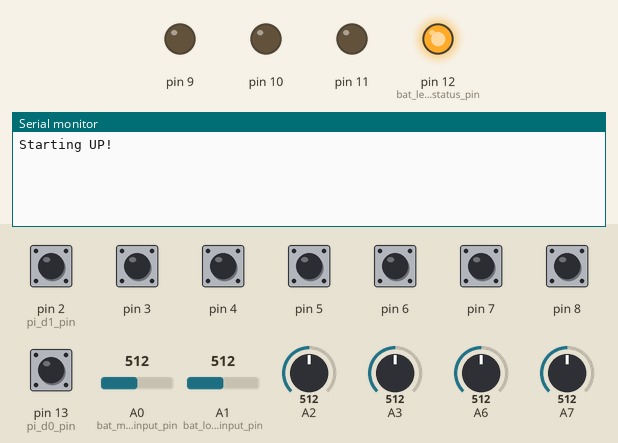
Recording of a sketch running on a simulated Arduino Nano, built with avr-gcc and run on an emulated ATmega328P. On the bench: output pins drawn as LEDs (lit = HIGH), the last lines printed to the serial monitor. The test bench sets the inputs (shaded band); at power-on: pin 2 (pi_d1_pin), pin 3–8, pin 13 (pi_d0_pin) HIGH, A1 (bat_logic_input_pin) = 512, A2 = 512, A3 = 512, A6 = 512, A7 = 512, A0 (bat_motor_input_pin) = 512.

Above: at 1.2 s.
1.3 s: A1 (bat_logic_input_pin) set to 306
At 5.3 s:
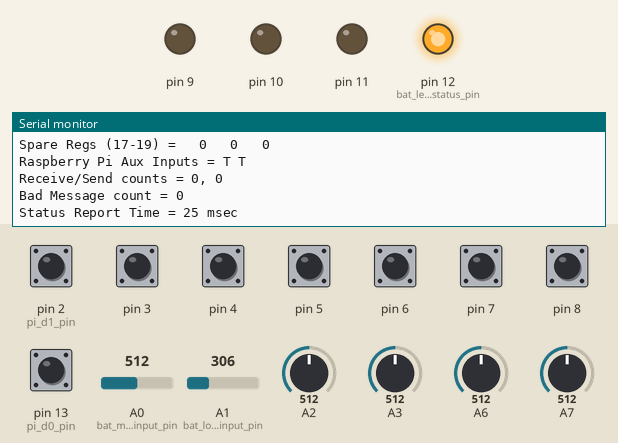
5.4 s: A2 set to 306
9.5 s: A3 set to 306
At 10.6 s:
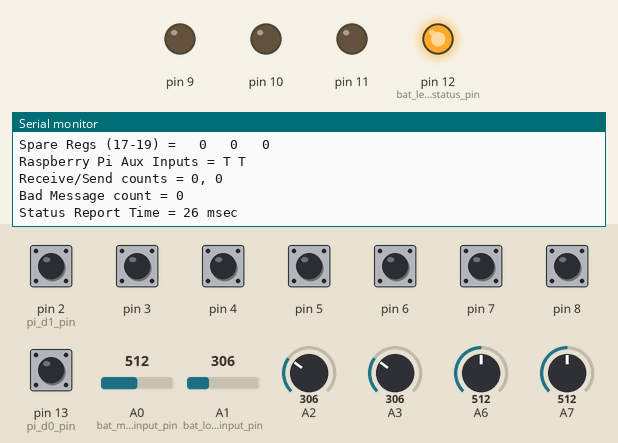
11.5 s: A6 set to 306
At 15.5 s:
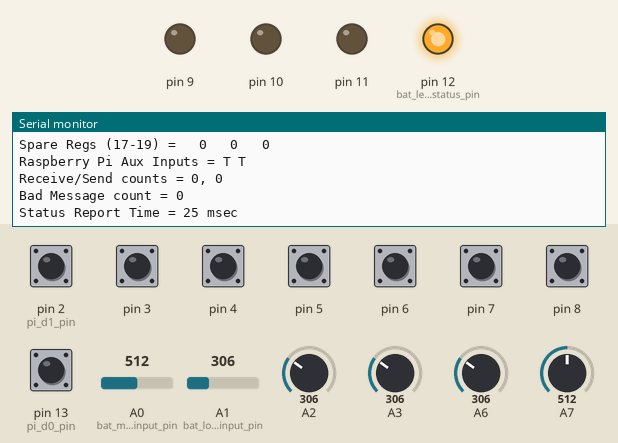
15.6 s: A7 set to 306
19.7 s: pin 2 (pi_d1_pin) pulled LOW for 1 s
Timing chart, 0 to 22.7 s (numbered marks = the images above; inputs shaded):
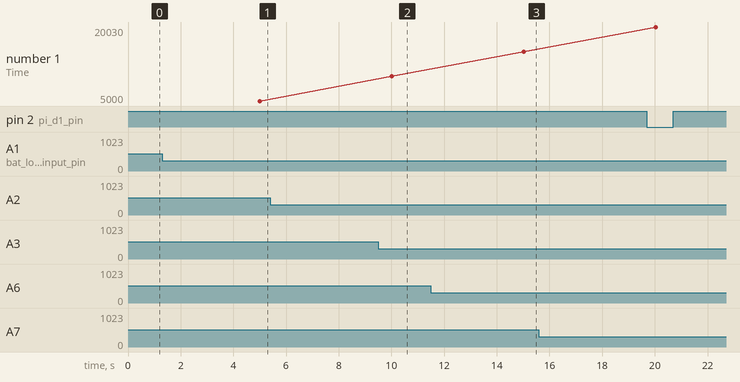

Measured:
- after the input at 1.3 s, the serial monitor: prints a new line after 3.7 s (image 1)
- after the input at 9.5 s, the serial monitor: prints a new line after 0.52 s (image 2)
- after the input at 11.5 s, the serial monitor: prints a new line after 3.5 s (image 3)

The sketch:

RobotRun.ino
```cpp
/*
 * RobotRun -- This code demostrats a basic controller for a water based robot.
 * EPIC Robotz, dlb, Feb 2021
 *
 * Version 1.0 -- Fully Working version with reset feature
 *
 * The configuration is assumed to be:  PC -> (wifi) -> Raspberry pi -> Ardunio -> Hardware.
 * The Raspberry Pi (pi) and the Ardunio communicate over a SPI connection.
 *
 * This code also has a battery monitor -- and will flash a warning LED if the battery
 * voltage drops below approximately 10.5 volts.
 *
 * In Addition -- this program reports status to the serial port connected to the USB of
 * the ardunio once every 5 seconds.
 *
 * Fixed Hardware Setup
 * --------------------
 * Although this code is to be used as a reference, some things probably should be left
 * alone.  Here is the "fixed" setup:
 *
 *    A0  -- Analog input for battery voltage -- Motor Battery
 *    A1  -- Analog input for battery voltage -- Logic Battery
 *    A4  -- SDA to Raspberry pi (via level shifter)
 *    A5  -- SCL to Raspberry pi (via level shifter)
 *    D2  -- Aux input from PI (called pi_D1)
 *    D13 -- Aux input from PI (called pi_D0)
 *    D12 -- LED to battery status
 *
 *   *********************** WARNING!!! ***********************
 *   The hardware setup above is for the new PCB version, and the schematic
 *   dated March 2021.  The older version of the wiring had D2 for output LED for
 *   battery monitor and D12 was used to show Raspberry comm action.  Aux connections
 *   to the Raspberry pi did not exist. If you are using an older version of the
 *   wiring, make pin changes below.
 *
 * I2C Particulars
 * ---------------
 * This program response to the I2C bus like a typical device with a set of registors that
 * can be read or writen to by a master.  The arduino is the slave.  The set of registors
 * are defined in a table below.  Each address has a name according to its function.
 *
 * Table of I2C Registers
 * ----------------------
 *      Name      Addr      R/W?  Purpose/Usage
 *      --------  ----      ----  -------------   */
#define REG_SIGV     0   // RO  Device Signature/Version.  Currently: 'e'
#define REG_BAT_M    1   // RO  Battery Voltage of Motor battery (in units of 10ths of volts)
#define REG_DTME1    2   // RO  Device Time, Milliseconds, Byte 0, MSB
#define REG_DTME2    3   // RO  Device Time, Milliseconds, Byte 1
#define REG_DTME3    4   // RO  Device Time, Milliseconds, Byte 2
#define REG_DTME4    5   // RO  Device Time, Milliseconds, Byte 3, LSB
#define REG_A1       6   // RO  Voltage on pin A1, 0-255.  (Read once every 20ms)
#define REG_A2       7   // R0  Voltage on pin A2, 0-255.  (Read once every 20ms)
#define REG_A3       8   // R0  Voltage on pin A3, 0-255.  (Read once every 20ms)
#define REG_A6       9   // R0  Voltage on pin A6, 0-255.  (Read once every 20ms)
#define REG_A7      10   // R0  Voltage on pin A7, 0-255.  (Read once every 20ms)
#define REG_SI      11   // R0  Sensor Inputs, 8 bits maped as: D12, 0, D8, D7, D6, D5, D4, D3
#define REG_SC      12   // RO  Sensor Chages, 8 bits maped as: D12, 0, D8, D7, D6, D5, D4, D3
#define REG_SCC     13   // RW  Sensor Change Clear: 0=clear, 1=keep for each bit.
#define REG_PWM9    14   // RW  PWM Output on D9: 0-255
#define REG_PWM10   15   // RW  PWM Output on D10: 0-255
#define REG_PWM11   16   // RW  PWM Output on D11: 0-255
#define REG_XXX0    17   // RW  Spare 1
#define REG_XXX1    18   // RW  Spare 2
#define REG_XXX2    19   // RW  Spare 3
#define REG_BAT_L   20   // RO  Battery Voltage of Logic battery (in units of 10ths of volts)
#define REG_LAST    20   // ** Last Registor
#define REG_RW0     13   // ** First Registor where writing is allowed.

#include <Wire.h>

void (* resetFunc) (void) = 0;

char version = 'f';

int ardunio_ic2_addr = 0x8;  // Sets the address of this arduino for the RPi to access
int bat_motor_input_pin = A0;
int bat_logic_input_pin = A1;
int bat_led_status_pin = 12;    // Was 2
// Next two pins can receive direct signals from PI
int pi_d1_pin = 2;
int pi_d0_pin = 13;


volatile long timenext;
volatile long timenow;
volatile long timelastcomm;
volatile long timereset;
volatile byte regs[REG_LAST + 1];
volatile int regaddr = 0;
volatile long sendcnt = 0;
volatile long reccnt = 0;
volatile long badmsgcount = 0;
volatile float batvolts_motor = 12.0;
volatile float batvolts_logic = 12.0;

// --------------------------------------------------------------------
// setup()
// Called on startup by the "os".
void setup() {
  pinMode(bat_motor_input_pin, INPUT);  // Analog input
  pinMode(bat_logic_input_pin, INPUT);  // Analog input
  pinMode(bat_led_status_pin, OUTPUT);
  digitalWrite(bat_led_status_pin, HIGH);
  pinMode(pi_d0_pin, INPUT_PULLUP);
  pinMode(pi_d1_pin, INPUT_PULLUP);
  pinMode(3, INPUT_PULLUP);
  pinMode(4, INPUT_PULLUP);
  pinMode(5, INPUT_PULLUP);
  pinMode(6, INPUT_PULLUP);
  pinMode(7, INPUT_PULLUP);
  pinMode(8, INPUT_PULLUP);
  pinMode(9, OUTPUT);
  pinMode(10, OUTPUT);
  pinMode(11, OUTPUT);
  analogWrite(9, 0);
  analogWrite(10, 0);
  analogWrite(11, 0);

  Wire.begin(ardunio_ic2_addr);
  Wire.onReceive(receivePiCmd);
  Wire.onRequest(sendPiData);
  timereset = millis();      // Time that we restarted
  timenext = timereset;  // Time to run next loop
  Serial.begin(115200);
  Serial.println("");
  Serial.println("Starting UP! ");
  Serial.println("");
}

// --------------------------------------------------------------------
// loop()
// Here is the main loop function that is repeatedly called by the "os".  Here, we use
// a time-share approach to run each task.  This loop calls each task once every 10msec.
// This means there cannot be any "blocking", and each task must return as fast as possible.
void loop() {
  timenow = millis();
  if (timenow < timenext) return;
  timenext += 10;
  monitor_battery();
  monitor_inputs();
  report_status();
  pi_comm();
  pi_restart();
}

// --------------------------------------------------------------------
// receivePiCmd()
// This is a callback from the I2C lib when the arduino receives data from the RPi.
void receivePiCmd(int msglen) {
  timelastcomm = millis();
  reccnt++;
  if (msglen == 1) {
    regaddr = Wire.read();
    if (regaddr < 0 || regaddr > REG_LAST) {
      badmsgcount++;
      regaddr = 0;
    }
    return;
  }
  if (msglen != 2) {
    badmsgcount++;
    return;
  }
  regaddr = Wire.read();
  int dat = Wire.read();
  if (regaddr < 0 || regaddr > REG_LAST) {
    badmsgcount++;
    return;
  }
  if (regaddr < REG_RW0 || regaddr == REG_BAT_L) {
    // Trying to write into a read only reg.  Ignore this.
    return;
  }
  if (regaddr == REG_SCC) {
    // Special processing for clearing the change registor.
    regs[REG_SC] = regs[REG_SC] & dat;
  }
  if (regaddr == REG_PWM9) {
    analogWrite(9, dat);
  }
  if (regaddr == REG_PWM10) {
    analogWrite(10, dat);
  }
  if (regaddr == REG_PWM11) {
    analogWrite(11, dat);
  }
  regs[regaddr] = dat;
}

// --------------------------------------------------------------------
// pi_restart()
// Here, we monitor the pi restart signal.  This signal is sent
// on a digital input to inform us that something is very wrong
// with the I2C bus (on our side), and we must fix it by restarting.

void pi_restart() {
    // Don't check for reset if we are under 3 seconds since startup
    if (timenow - timereset < 3000) return;
    if (digitalRead(pi_d0_pin) == LOW && digitalRead(pi_d1_pin) == LOW)  {
      Serial.println("*****  RESTART command detected from RPi.");
      Serial.println("Attemting restart.");
      Serial.flush();
      resetFunc();
    }
}

// --------------------------------------------------------------------
// sendPiData()
// This is a callback from the I2C lib when the arduino has been commanded
// by the RPi to send data back.  The register number of the data to send was
// previously communicated on a receive command, and is stored in regaddr.
volatile byte timesend[4];
void sendPiData() {
  sendcnt++;
  if (regaddr == REG_SIGV) {Wire.write(version); return; }
  if (regaddr == REG_BAT_M) {
    int i = batvolts_motor * 10;
    Wire.write(i);
    return;
  }
  if (regaddr == REG_BAT_L) {
    int i = batvolts_logic * 10;
    Wire.write(i);
    return;
  }
  if (regaddr == REG_DTME1) {
    long ttfix = millis();
    timesend[0] = ((byte *)&ttfix)[0];
    timesend[1] = ((byte *)&ttfix)[1];
    timesend[2] = ((byte *)&ttfix)[2];
    timesend[3] = ((byte *)&ttfix)[3];
  }
  if (regaddr >= REG_DTME1 && regaddr <= REG_DTME4) {
    Wire.write(timesend[regaddr - REG_DTME1]);
    delayMicroseconds(10);  // For some reason, this makes it work reliably.
    return;
  }
  Wire.write(regs[regaddr]);
  delayMicroseconds(10); // For some reason, this makes it work reliably.
}

// --------------------------------------------------------------------
// pi_comm()
// Casues a LED to blink at a human readable rate when communication
// happens between the RPi and the Arduino.
//
// NOTE: the circuit has been changed -- the LED no longer exists,
// Therefore the write have been commented out.
int comcount = 0;
void pi_comm() {
  if (timenow - timelastcomm > 200) {
    // digitalWrite(pi_intr_pin, LOW);
    comcount = 0;
    return;
  }
  comcount += 1;
  if (comcount > 20) {
    comcount = 0;
  }
  // if (comcount < 10) {
  //  digitalWrite(pi_intr_pin, HIGH);
  // } else {
  //  digitalWrite(pi_intr_pin, LOW);
  // }
}

// --------------------------------------------------------------------
// monitor_battery()
// Monitors the battery voltage and blinks a LED if the voltage falls
// below a threshold.  Increases the blinking rate as the voltage drops.
int batcount = 0;
int batblink = 0;
int battopcount = 10;
void monitor_battery() {
  batcount += 1;
  if (batcount >= 100) {
    // Read the voltage once every second...
    batcount = 0;
    int bv = analogRead(bat_motor_input_pin);  // Requires about .1 ms to read.
    batvolts_motor = bv * 14.5 / 1024.0;  // Where 15.92 = Full range in volts
    regs[REG_BAT_M] = bv;
    bv = analogRead(bat_logic_input_pin); // Requires about .1 ms to read.
    batvolts_logic = bv * 14.5 / 1024.0;  // Where 15.92 = Full range in volts
    regs[REG_BAT_L] = bv;
  }
  if (batvolts_motor > 10.5 && batvolts_logic > 10.5) {
    digitalWrite(bat_led_status_pin, HIGH);
    batblink = 0;
  } else {
    if (batblink >= battopcount) batblink = 0;
    float minbat = batvolts_motor;
    if (batvolts_logic < minbat) minbat = batvolts_logic;
    if (batblink == 0) {
      // Calculate blink rate...
      float v = minbat - 9.0;
      if (v < 0.0) v = 0.0;
      if (v > 1.5) v = 1.5;
      battopcount = (v * 200.0) + 16;
    }
    batblink += 1;
    if (minbat < 9.5) {
      if (minbat < 8) {
        digitalWrite(bat_led_status_pin, HIGH);
      } else {
        digitalWrite(bat_led_status_pin, LOW);
      }
    } else {
      if (minbat < 10) {
        digitalWrite(bat_led_status_pin, LOW);
      } else {
        digitalWrite(bat_led_status_pin, HIGH);
      }
    }
  }
}

// --------------------------------------------------------------------
// read_digital_inputs()
// Reads the input pins, and assembles the IO Byte: [p1, p0, D8, D7, D6, D5, D4, D3]
// Where p0, and p1 are from the Pi, and the D3-D8 bits are from
// inputs on the arduino itself.
byte read_digital_inputs() {
  byte v = 0;
  for (int ireg = 8; ireg >= 3; ireg--) {
    if (digitalRead(ireg) == HIGH) {
      v = ((v << 1) & 0xFE) | 0x00;
    } else {
      v = ((v << 1) & 0xFE) | 0x01;
    }
  }
  if (digitalRead(pi_d1_pin) == HIGH) v = v | 0x80;
  if (digitalRead(pi_d0_pin) == HIGH) v = v | 0x40;
  return v;
}

// --------------------------------------------------------------------
// monitor_inputs()
// Reads the ADC inputs onces ever 20mses.  Reads the digital inputs
// once every 10ms.  Updates the change registor for the digital inputs.
int inpcount = 0;
void monitor_inputs() {
  inpcount++;
  if (inpcount > 2) inpcount = 0;
  if (inpcount == 0) {
    regs[REG_A1] = (byte) (analogRead(A1) >> 2);
    regs[REG_A2] = (byte) (analogRead(A2) >> 2);
    regs[REG_A3] = (byte) (analogRead(A3) >> 2);
  }
  if (inpcount == 1) {
    regs[REG_A6] = (byte) (analogRead(A6) >> 2);
    regs[REG_A7] = (byte) (analogRead(A7) >> 2);
  }
  byte lastip = regs[REG_SI];
  byte curip = read_digital_inputs();
  byte changes = curip ^ lastip;
  regs[REG_SI] = curip;
  regs[REG_SC] = regs[REG_SC] | changes;
}

// --------------------------------------------------------------------
// fmt_io()
// Format the iobyte into on/off bits. Input string should be at least 17
// characters long.
void fmt_io(char *str, byte iobyte, char con, char coff) {
  for (int i = 0; i < 8; i++) {
    str[i*2] = ' ';
    if ((iobyte & 0x80) != 0) str[i*2 + 1] = con;
    else str[i*2 + 1] = coff;
    iobyte = iobyte << 1;
  }
  str[16] = 0;
}

// --------------------------------------------------------------------
// report_status()
// Reports the status to the monitor terminal, once every 5 secs.
// This is a debugging aid only and can be disabled for possibly
// better performance.
void report_status() {
  static int statuscount = 0;
  char strbuf[100], buf2[30];
  statuscount += 1;
  if (statuscount > 500) {
    statuscount = 0;
    long t0 = millis();
    Serial.println("");

    sprintf(strbuf, "Time = %ld", timenow);
    Serial.println(strbuf);

    sprintf(strbuf, "Last Time Report = %02x %02x %02x %02x (hex)", timesend[0], timesend[1], timesend[2], timesend[3]);
    Serial.println(strbuf);

    Serial.print("Battery Voltages:  Motors = "); Serial.print(batvolts_motor);
    Serial.print("   Logic = "); Serial.println(batvolts_logic);

    sprintf(strbuf, "ADC [1,2,3,6,7] = %3d %3d %3d %3d %3d",
      regs[REG_A1], regs[REG_A2], regs[REG_A3], regs[REG_A6], regs[REG_A7]);
    Serial.println(strbuf);

    fmt_io(buf2, regs[REG_SI], 'T', 'F');
    sprintf(strbuf, "Digital Inputs = (x%02x) %s", regs[REG_SI], buf2);
    Serial.println(strbuf);

    fmt_io(buf2, regs[REG_SC], '^', ' ');
    sprintf(strbuf, "Change Bits    = (x%02x) %s", regs[REG_SC], buf2);
    Serial.println(strbuf);

    sprintf(strbuf, "PWM Outputs = %3d %3d %3d", regs[REG_PWM9], regs[REG_PWM10], regs[REG_PWM11]);
    Serial.println(strbuf);

    sprintf(strbuf, "Spare Regs (17-19) = %3d %3d %3d", regs[REG_XXX0], regs[REG_XXX1], regs[REG_XXX2]);
    Serial.println(strbuf);

    char p0 = 'F';
    char p1 = 'F';
    if (digitalRead(pi_d1_pin) == HIGH) p1 = 'T';
    if (digitalRead(pi_d0_pin) == HIGH) p0 = 'T';
    sprintf(strbuf, "Raspberry Pi Aux Inputs = %c %c", p1, p0);
    Serial.println(strbuf);

    sprintf(strbuf, "Receive/Send counts = %ld, %ld", reccnt, sendcnt);
    Serial.println(strbuf);

    sprintf(strbuf, "Bad Message count = %ld", badmsgcount);
    Serial.println(strbuf);

    long tdelta = millis() - t0;
    sprintf(strbuf, "Status Report Time = %ld msec", tdelta);
    Serial.println(strbuf);
  }
}
```
